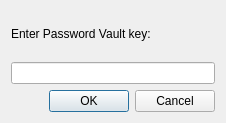
<?xml version="1.0" encoding="UTF-8"?>
<ui version="4.0">
 <class>GetVaultKeyDialog</class>
 <widget class="QDialog" name="GetVaultKeyDialog">
  <property name="geometry">
   <rect>
    <x>0</x>
    <y>0</y>
    <width>226</width>
    <height>123</height>
   </rect>
  </property>
  <property name="windowTitle">
   <string>Enter Key</string>
  </property>
  <layout class="QVBoxLayout" name="verticalLayout">
   <item>
    <widget class="QLabel" name="infoLabel">
     <property name="text">
      <string>Enter Password Vault key:</string>
     </property>
    </widget>
   </item>
   <item>
    <widget class="QLineEdit" name="password">
     <property name="echoMode">
      <enum>QLineEdit::Password</enum>
     </property>
    </widget>
   </item>
   <item>
    <widget class="QDialogButtonBox" name="buttonBox">
     <property name="orientation">
      <enum>Qt::Horizontal</enum>
     </property>
     <property name="standardButtons">
      <set>QDialogButtonBox::Cancel|QDialogButtonBox::Ok</set>
     </property>
    </widget>
   </item>
  </layout>
 </widget>
 <resources/>
 <connections>
  <connection>
   <sender>buttonBox</sender>
   <signal>rejected()</signal>
   <receiver>GetVaultKeyDialog</receiver>
   <slot>reject()</slot>
   <hints>
    <hint type="sourcelabel">
     <x>316</x>
     <y>260</y>
    </hint>
    <hint type="destinationlabel">
     <x>286</x>
     <y>274</y>
    </hint>
   </hints>
  </connection>
 </connections>
</ui>
